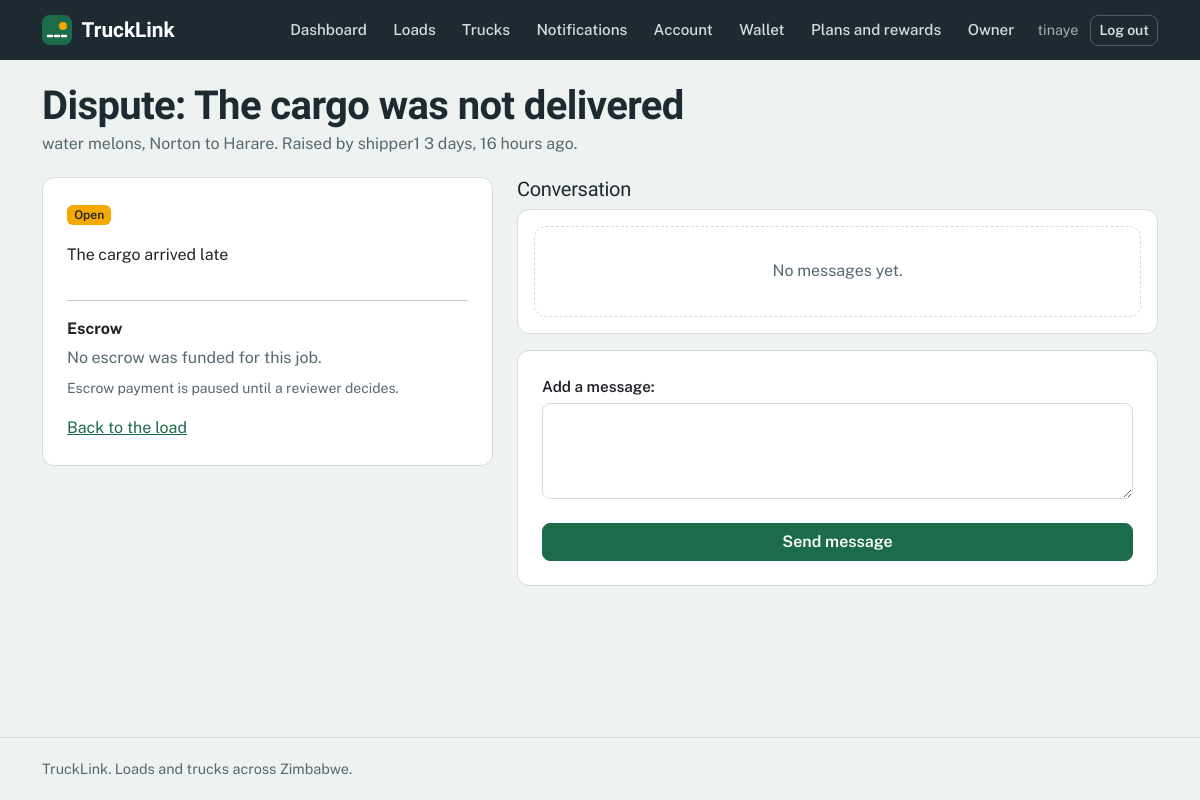
/wallet/disputes/1/ (signed in), run on the app's committed database.
### wallet/models.py (models this page shows, shortened)
class Dispute(models.Model):
    REASON_CHOICES = [
        ('not_delivered', 'The cargo was not delivered'),
        ('damaged', 'The cargo was damaged'),
        ('late', 'Delivery was very late'),
        ('no_show', 'The other side did not show up'),
        ('price', 'Disagreement about price or payment'),
        ('other', 'Something else'),
    ]
    STATUS_CHOICES = [
        ('open', 'Open'),
        ('resolved', 'Resolved'),
    ]
    RESOLUTION_CHOICES = [
        ('release', 'Release the money to the transporter'),
        ('refund', 'Refund the money to the shipper'),
        ('split', 'Split the money 50/50'),
        ('no_escrow', 'Close without moving money'),
    ]
    offer = models.ForeignKey('loads.Offer', on_delete=models.CASCADE,
                              related_name='disputes')
    raised_by = models.ForeignKey(settings.AUTH_USER_MODEL, on_delete=models.CASCADE,
                                  related_name='disputes_raised')
    reason = models.CharField(max_length=20, choices=REASON_CHOICES)
    description = models.TextField()
    status = models.CharField(max_length=20, choices=STATUS_CHOICES, default='open')
    resolution = models.CharField(max_length=20, choices=RESOLUTION_CHOICES, blank=True)
    admin_note = models.CharField(max_length=300, blank=True)
    resolved_by = models.ForeignKey(settings.AUTH_USER_MODEL, on_delete=models.SET_NULL,
                                    null=True, blank=True, related_name='+')
    resolved_at = models.DateTimeField(null=True, blank=True)
    created_at = models.DateTimeField(auto_now_add=True)
    class Meta:
        ordering = ['-created_at']

### loads/models.py (models this page shows, shortened)
class Load(models.Model):
    STATUS_CHOICES = [
        ('open', 'Open'),
        ('booked', 'Booked'),
        ('delivered', 'Delivered'),
        ('expired', 'Expired'),
    ]
    CARGO_CHOICES = [
        ('general', 'General cargo'),
        ('bulk', 'Bulk'),
        ('perishable', 'Perishable'),
        ('fragile', 'Fragile'),
        ('hazardous', 'Hazardous'),
        ('livestock', 'Livestock'),
    ]
    URGENCY_CHOICES = [
        ('standard', 'Standard (1 to 3 days)'),
        ('urgent', 'Urgent (same day)'),
        ('scheduled', 'Scheduled (fixed date)'),
    ]
    TRUCK_NEEDED_CHOICES = [('any', 'Any truck')] + Truck.TYPE_CHOICES
    shipper = models.ForeignKey(settings.AUTH_USER_MODEL, on_delete=models.CASCADE,
                                related_name='loads', null=True, blank=True)
    title = models.CharField(max_length=100)
    pickup = models.CharField(max_length=100)
    destination = models.CharField(max_length=100)
    cargo_type = models.CharField(max_length=20, choices=CARGO_CHOICES, default='general')
    weight_tonnes = models.DecimalField(max_digits=6, decimal_places=2)
    truck_type_needed = models.CharField(max_length=20, choices=TRUCK_NEEDED_CHOICES, default='any')
    offered_price = models.DecimalField(max_digits=10, decimal_places=2)
    urgency = models.CharField(max_length=20, choices=URGENCY_CHOICES, default='standard')
    pickup_date = models.DateField(null=True, blank=True)
    description = models.TextField(blank=True, default='')
    insured = models.BooleanField(default=False)
    insurance_provider = models.CharField(max_length=100, blank=True, default='')
    coverage_amount = models.DecimalField(max_digits=12, decimal_places=2, null=True, blank=True)
    status = models.CharField(max_length=20, choices=STATUS_CHOICES, default='open')
    created_at = models.DateTimeField(auto_now_add=True)

### wallet/views.py (the view)
# urls.py: path('disputes/<int:pk>/', views.dispute_detail, name='dispute_detail'),
@login_required
def dispute_detail(request, pk):
    dispute = get_object_or_404(
        Dispute.objects.select_related('offer', 'offer__load', 'offer__load__shipper',
                                       'offer__transporter', 'raised_by'), pk=pk)
    offer = dispute.offer
    load = offer.load
    is_party = request.user.id in (load.shipper_id, offer.transporter_id)
    if not (is_party or request.user.is_staff):
        raise Http404
    if request.method == 'POST':
        if dispute.status != 'open':
            messages.error(request, 'This dispute is resolved, so no more messages can be added.')
            return redirect('dispute_detail', pk=dispute.pk)
        form = DisputeMessageForm(request.POST)
        if form.is_valid():
            DisputeMessage.objects.create(dispute=dispute, author=request.user,
                                          body=form.cleaned_data['body'].strip())
            url = reverse('dispute_detail', args=[dispute.pk])
            text = f'{request.user.username} added a message to the dispute on "{load.title}".'
            if request.user.is_staff and not is_party:
                notify(load.shipper, text, url)
                notify(offer.transporter, text, url)
            else:
                other = offer.transporter if request.user.id == load.shipper_id else load.shipper
                notify(other, text, url)
                _notify_staff(text, reverse('admin:wallet_dispute_change', args=[dispute.pk]))
            messages.success(request, 'Message added.')
            return redirect('dispute_detail', pk=dispute.pk)
    else:
        form = DisputeMessageForm()
    return render(request, 'wallet/dispute_detail.html', {
        'dispute': dispute,
        'offer': offer,
        'load': load,
        'escrow': Escrow.objects.filter(offer=offer).first(),
        'thread': dispute.thread.select_related('author'),
        'form': form,
    })

### wallet/forms.py
class DisputeMessageForm(forms.Form):
    body = forms.CharField(max_length=1000, label='Add a message',
                           widget=forms.Textarea(attrs={'rows': 3}))

### accounts/templatetags/notify_tags.py (called while the page is built)
@register.simple_tag
def unread_count(user):
    if not user.is_authenticated:
        return 0
    return user.notifications.filter(is_read=False).count()

### wallet/templates/wallet/dispute_detail.html (shortened to what this page needs)
{% extends 'base.html' %}
{% block content %}
<div class="page-head">
  <h1>Dispute: {{ dispute.get_reason_display }}</h1>
  <p class="muted mb-0">{{ load.title }}, {{ load.pickup }} to {{ load.destination }}. Raised by {{ dispute.raised_by.username }} {{ dispute.created_at|timesince }} ago.</p>
</div>
<div class="row g-4">
  <div class="col-12 col-lg-5">
    <div class="card p-4">
      <p><span class="badge {% if dispute.status == 'open' %}bg-warning text-dark{% else %}bg-success{% endif %}">{{ dispute.get_status_display }}</span></p>
      <p>{{ dispute.description|linebreaksbr }}</p>
      <hr>
      <p class="mb-1"><strong>Escrow</strong></p>
      {% if escrow %}
        <p class="mb-2">${{ escrow.amount }}, {{ escrow.get_status_display|lower }}</p>
      {% else %}
        <p class="mb-2 muted">No escrow was funded for this job.</p>
      {% endif %}
      {% if dispute.status == 'resolved' %}
        <hr>
        <p class="mb-1"><strong>Outcome</strong></p>
        <p class="mb-1">{{ dispute.get_resolution_display }}</p>
        {% if dispute.admin_note %}<p class="muted mb-0">Reviewer note: {{ dispute.admin_note }}</p>{% endif %}
      {% else %}
        <p class="muted small mb-0">Escrow payment is paused until a reviewer decides.</p>
      {% endif %}
      <p class="mt-3 mb-0"><a href="{% url 'load_detail' load.pk %}">Back to the load</a></p>
    </div>
  </div>
  <div class="col-12 col-lg-7">
    <h2 class="h5">Conversation</h2>
    <div class="card mb-3">
      {% for m in thread %}
      <div class="note">
        <strong>{{ m.author.username }}{% if m.author.is_staff %} (reviewer){% endif %}</strong>
        <div>{{ m.body|linebreaksbr }}</div>
        <div class="small muted">{{ m.created_at|timesince }} ago</div>
      </div>
      {% empty %}
      <div class="empty m-3">No messages yet.</div>
      {% endfor %}
    </div>
    {% if dispute.status == 'open' %}
    <form method="post" class="card p-4">
      {{ form.as_p }}
      <button class="btn btn-primary">Send message</button>
    </form>
    {% endif %}
  </div>
</div>
{% endblock %}

### accounts/templates/base.html (shortened to what this page needs)
{% load notify_tags static %}
<!DOCTYPE html>
<html lang="en">
<head>
  <link href="https://cdn.jsdelivr.net/npm/bootstrap@5.3.3/dist/css/bootstrap.min.css" rel="stylesheet">
</head>
<body>
  {% unread_count user as unread %}
  <header class="topbar">
    <div class="container topbar-inner">
      <a href="{% url 'home' %}" class="brand">
        <svg width="30" height="30" viewBox="0 0 30 30" aria-hidden="true"><rect width="30" height="30" rx="8" fill="#1C6B4A"/><path d="M6 21 L24 21" stroke="#fff" stroke-width="2.5" stroke-dasharray="4 3" stroke-linecap="round"/><circle cx="21" cy="11" r="4" fill="#F5A800"/></svg>
        <span>TruckLink</span>
      </a>
      <nav class="navlinks" aria-label="Main">
        {% if user.is_authenticated %}
          <a class="navlink" href="{% url 'dashboard' %}">Dashboard</a>
          {% if user.profile.role == 'shipper' %}
            <a class="navlink" href="{% url 'truck_list' %}">Available trucks</a>
            <a class="navlink" href="{% url 'post_load' %}">Post a load</a>
            <a class="navlink" href="{% url 'my_loads' %}">My loads</a>
            <a class="navlink" href="{% url 'space_list' %}">Truck space</a>
          {% else %}
            <a class="navlink" href="{% url 'load_list' %}">Loads</a>
            <a class="navlink" href="{% url 'truck_list' %}">Trucks</a>
          {% endif %}
          <a class="navlink" href="{% url 'notifications' %}">Notifications{% if unread %}<span class="count">{{ unread }}</span>{% endif %}</a>
          <a class="navlink" href="{% url 'account' %}">Account</a>
                    <a class="navlink" href="{% url 'wallet_home' %}">Wallet</a>
                              <a class="navlink" href="{% url 'growth_hub' %}">Plans and rewards</a>
          {% if user.is_staff %}<a class="navlink" href="{% url 'owner_dashboard' %}">Owner</a>{% endif %}
          <span class="userchip">{{ user.username }}{% if user.profile %} ({{ user.profile.role|title }}){% endif %}</span>
          <form method="post" action="{% url 'logout' %}" class="d-inline">
            <button type="submit" class="btn btn-sm btn-nav">Log out</button>
          </form>
        {% else %}
          <a class="navlink" href="{% url 'login' %}">Log in</a>
          <a class="btn btn-sm btn-warning" href="{% url 'register' %}">Register</a>
        {% endif %}
      </nav>
    </div>
  </header>
  <main id="main">
    <div class="container">
      {% block content %}{% endblock %}
    </div>
  </main>
  <footer class="footer">
    <div class="container">TruckLink. Loads and trucks across Zimbabwe.</div>
  </footer>
</body>
</html>

### accounts/templates/base.html (style rules this page uses)
:root { --asphalt:#1E2A32; --mist:#EEF2F1; --paper:#FFFFFF; --msasa:#1C6B4A; --msasa-dark:#14513A; --msasa-tint:#E1F0E9; --amber:#F5A800; --amber-tint:#FFF1CC; --brake:#C93A2B; --brake-tint:#FBE5E1; --line:#D5DDDA; --muted:#566870; --bs-primary-rgb:28,107,74; --bs-success-rgb:28,107,74; --bs-warning-rgb:245,168,0; --bs-danger-rgb:201,58,43; --bs-secondary-rgb:86,104,112; }
body { font-family:'Public Sans',system-ui,-apple-system,'Segoe UI',sans-serif; background:var(--mist); color:var(--asphalt); line-height:1.55; min-height:100vh; display:flex; flex-direction:column; }
main { flex:1; }
h1,h2,h3,h4,.display-font { font-family:'Bricolage Grotesque','Public Sans',sans-serif; font-weight:700; letter-spacing:-.015em; line-height:1.1; }
main h1 { margin-top:1.5rem; }
a { color:var(--msasa); }
.muted { color:var(--muted); }
.topbar { background:var(--asphalt); color:#fff; }
.topbar-inner { display:flex; align-items:center; justify-content:space-between; gap:1rem; padding-top:.75rem; padding-bottom:.75rem; }
.brand { display:flex; align-items:center; gap:.6rem; color:#fff; text-decoration:none; font-family:'Bricolage Grotesque',sans-serif; font-weight:700; font-size:1.3rem; }
.navlinks { display:flex; align-items:center; gap:.25rem; flex-wrap:wrap; justify-content:flex-end; }
.navlink { color:#D7E0DD; text-decoration:none; padding:.4rem .7rem; border-radius:8px; font-weight:500; font-size:.95rem; }
.userchip { color:#9FB2AC; font-size:.9rem; padding:0 .5rem; }
.btn { border-radius:8px; font-weight:600; }
.btn-primary, .btn-success { --bs-btn-color:#fff; --bs-btn-bg:#1C6B4A; --bs-btn-border-color:#1C6B4A; --bs-btn-hover-color:#fff; --bs-btn-hover-bg:#14513A; --bs-btn-hover-border-color:#14513A; --bs-btn-active-color:#fff; --bs-btn-active-bg:#14513A; --bs-btn-active-border-color:#14513A; }
.btn-nav { --bs-btn-color:#D7E0DD; --bs-btn-border-color:#4B5C66; --bs-btn-hover-color:#fff; --bs-btn-hover-bg:rgba(255,255,255,.1); --bs-btn-hover-border-color:#9FB2AC; --bs-btn-active-color:#fff; --bs-btn-active-bg:rgba(255,255,255,.15); }
.card { border:1px solid var(--line); border-radius:12px; background:var(--paper); box-shadow:none; }
.badge { border-radius:6px; font-weight:600; padding:.35em .6em; }
form p { margin:0 0 1rem; }
form label { display:block; font-weight:600; margin-bottom:.3rem; font-size:.95rem; }
form input:not([type=checkbox]):not([type=hidden]), form select, form textarea { width:100%; padding:.6rem .75rem; border:1.5px solid var(--line); border-radius:8px; background:#fff; font:inherit; }
.page-head { margin:1.5rem 0 1.25rem; }
.page-head h1 { font-size:clamp(1.75rem,4vw,2.5rem); margin:0 0 .25rem; }
.empty { background:#fff; border:1px dashed var(--line); border-radius:12px; padding:2rem; text-align:center; color:var(--muted); }
.footer { border-top:1px solid var(--line); color:var(--muted); padding:1.25rem 0; margin-top:2rem; font-size:.9rem; }

### data on the page
Dispute: reason "The cargo was not delivered", raised_by.username "shipper1", created_at "3 days, 16 hours", status "Open", description "The cargo arrived late"
Load: title "water melons", pickup "Norton", destination "Harare"

### other printed values
{{ user.username }} "tinaye"
